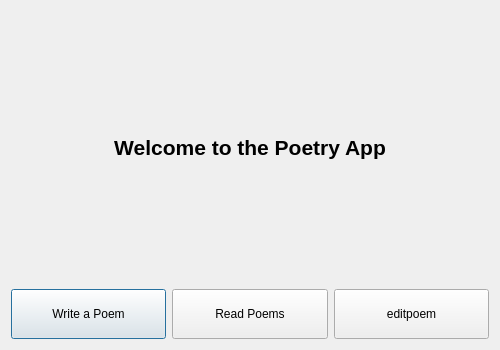
<?xml version="1.0" encoding="UTF-8"?>
<ui version="4.0">
 <class>LandingPage</class>
 <widget class="QDialog" name="LandingPage">
  <property name="geometry">
   <rect>
    <x>0</x>
    <y>0</y>
    <width>500</width>
    <height>350</height>
   </rect>
  </property>
  <property name="windowTitle">
   <string>Poetry App</string>
  </property>
  <layout class="QVBoxLayout" name="verticalLayout">
   <item>
    <widget class="QLabel" name="label_title">
     <property name="font">
      <font>
       <pointsize>16</pointsize>
       <bold>true</bold>
      </font>
     </property>
     <property name="text">
      <string>Welcome to the Poetry App</string>
     </property>
     <property name="alignment">
      <set>Qt::AlignmentFlag::AlignCenter</set>
     </property>
    </widget>
   </item>
   <item>
    <layout class="QHBoxLayout" name="buttonLayout">
     <item>
      <widget class="QPushButton" name="pushButton_writePoem">
       <property name="minimumSize">
        <size>
         <width>150</width>
         <height>50</height>
        </size>
       </property>
       <property name="text">
        <string>Write a Poem</string>
       </property>
      </widget>
     </item>
     <item>
      <widget class="QPushButton" name="pushButton_readPoems">
       <property name="minimumSize">
        <size>
         <width>150</width>
         <height>50</height>
        </size>
       </property>
       <property name="text">
        <string>Read Poems</string>
       </property>
      </widget>
     </item>
     <item>
      <widget class="QPushButton" name="pushButton_deletePoem">
       <property name="minimumSize">
        <size>
         <width>150</width>
         <height>50</height>
        </size>
       </property>
       <property name="text">
        <string>editpoem</string>
       </property>
      </widget>
     </item>
    </layout>
   </item>
  </layout>
 </widget>
 <resources/>
 <connections/>
</ui>
